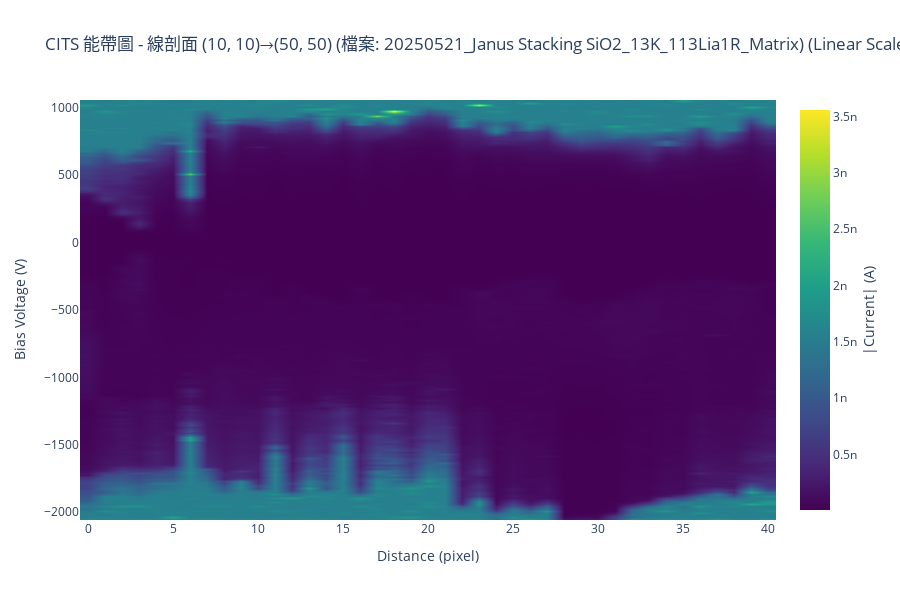

Here is the notebook cell this chart was saved with:
### Code cell
# 提取線剖面光譜數據並繪製能帶圖 / Extract Line Profile Spectra Data and Plot Band Diagram
if cits_data_dict_for_analysis:
    print(f"📏 提取 CITS 線剖面: {CITS_LINE_START} → {CITS_LINE_END}")
    try:
        cits_line_data = extract_line_spectra_data(
            cits_data_dict_for_analysis, 
            CITS_LINE_START, 
            CITS_LINE_END, 
            sampling_method='bresenham'
        )
        print(f"  ✅ CITS 線剖面提取成功: {cits_line_data['line_spectra'].shape[0]} 個點")

        print("🎨 繪製 CITS 能帶圖...")
        fig_cits_band = SpectroscopyPlotting.plot_band_diagram(
            line_spectra=cits_line_data['line_spectra'],
            bias_values=cits_line_data['bias_values'],
            distances=cits_line_data['distances'],
            title=f"CITS 能帶圖 - 線剖面 {CITS_LINE_START}→{CITS_LINE_END} (檔案: {selected_cits_key})",
            use_log_scale=CITS_USE_LOG_SCALE,
            colorscale='Viridis',
            width=900,
            height=600
        )
        fig_cits_band.show()
        print("✅ CITS 能帶圖繪製完成。")
        
    except Exception as e:
        print(f"❌ CITS 能帶圖處理失敗: {e}")
else:
    print("ℹ️  跳過 CITS 能帶圖繪製，因為數據未載入。")

### Figure 1 — Plotly figure (JSON) as saved in the notebook; plotly's stock layout.template omitted (floating-point values rounded to 4 significant figures; data arrays with more than 128 entries replaced by an {"elided": "..."} marker saying what was removed)
{"data": [{"colorbar": {"title": {"side": "right", "text": "|Current| (A)"}}, "colorscale": [[0, "#440154"], [0.1111, "#482878"], [0.2222, "#3e4989"], [0.3333, "#31688e"], [0.4444, "#26828e"], [0.5556, "#1f9e89"], [0.6667, "#35b779"], [0.7778, "#6ece58"], [0.8889, "#b5de2b"], [1, "#fde725"]], "hovertemplate": "Position: %{x}<br>Bias: %{y:.3f} V<br>Intensity: %{z:.2e}<extra></extra>", "showscale": true, "type": "heatmap", "x": [0, 1, 2, 3, 4, 5, 6, 7, 8, 9, 10, 11, 12, 13, 14, 15, 16, 17, 18, 19, 20, 21, 22, 23, 24, 25, 26, 27, 28, 29, 30, 31, 32, 33, 34, 35, 36, 37, 38, 39, 40], "y": {"elided": "201 float values"}, "z": {"elided": "201x41 float values"}, "zsmooth": "best"}], "layout": {"height": 600, "title": {"text": "CITS 能帶圖 - 線剖面 (10, 10)→(50, 50) (檔案: 20250521_Janus Stacking SiO2_13K_113Lia1R_Matrix) (Linear Scale)"}, "width": 900, "xaxis": {"title": {"text": "Distance (pixel)"}}, "yaxis": {"title": {"text": "Bias Voltage (V)"}}}}
